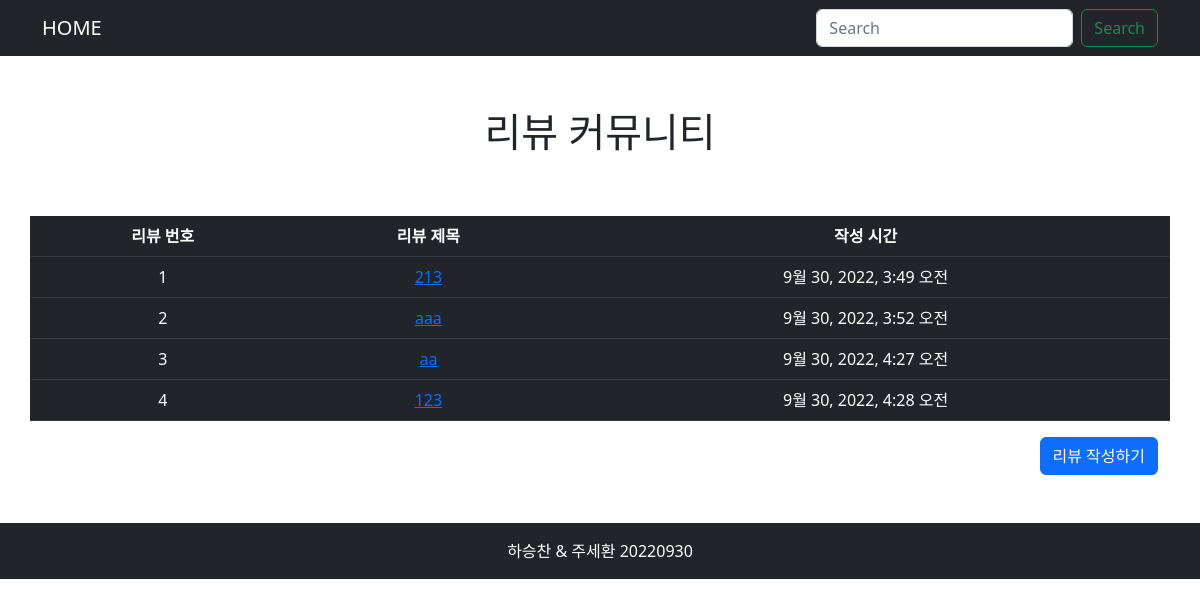
The app's page /, older data.
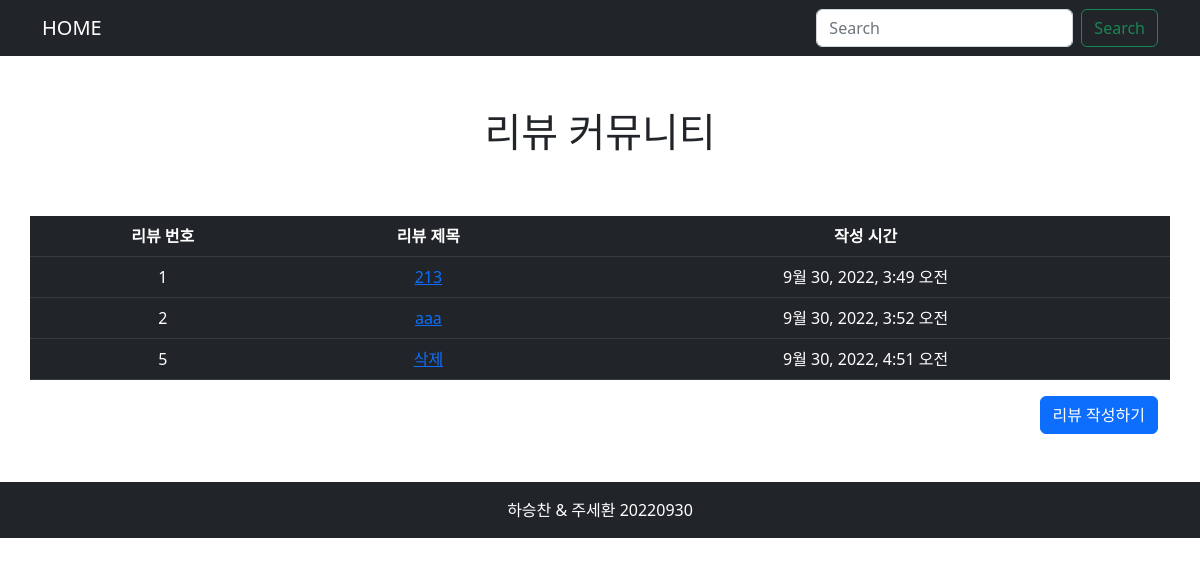
The same page, newer data.
### pair_pjt1/models.py (models this page shows)
class Review(models.Model):
    title = models.CharField(max_length=80)
    content = models.TextField(null=True)
    created_at = models.DateField(auto_now_add=True)
    update_ad = models.DateField(auto_now=True)

### pair_pjt1/views.py (the view)
# urls.py: path("",views.index, name= "index"),
def index(request):
    reviews = Review.objects.all().order_by("id")
    context = {
        "Review": reviews,
    }
    return render(request, "index.html", context)

### pair_pjt1/templates/index.html
{% extends 'base.html' %}
{% block content %}
<div>
    <div class=" d-flex justify-content-center align-items-center  " style="height: 10rem;">
        <h1 class="">리뷰 커뮤니티</h1>
    </div>
    <table class="table table-dark  table-hover p-3 container text-center">
        <thead>
            <th>리뷰 번호</th>
            <th>리뷰 제목</th>
            <th>작성 시간</th>
        </thead>
        <tbody>
            <tr>
                {%for k in Review%}
                <td>{{ k.id }} </td>
                <td><a href="{% url 'pair:detail' k.id %}">{{ k.title }}</a></td>
                <td>{{ k.created_at }}</td>
            </tr>
        </tbody>
        {% endfor %}
    </table>
    <div class="d-flex justify-content-end container">
        <a href="{% url 'pair:create' %}" class="btn btn-primary" role="button">리뷰 작성하기</a>
    </div>
</div>
{% endblock %}

Row changes from the older to the newer data that the page shows:
removed Review: id "3", title "aa", created_at "9월 30, 2022, 4:27 오전"
removed Review: id "4", title "123", created_at "9월 30, 2022, 4:28 오전"
added Review: id "5", title "삭제", created_at "9월 30, 2022, 4:51 오전"
